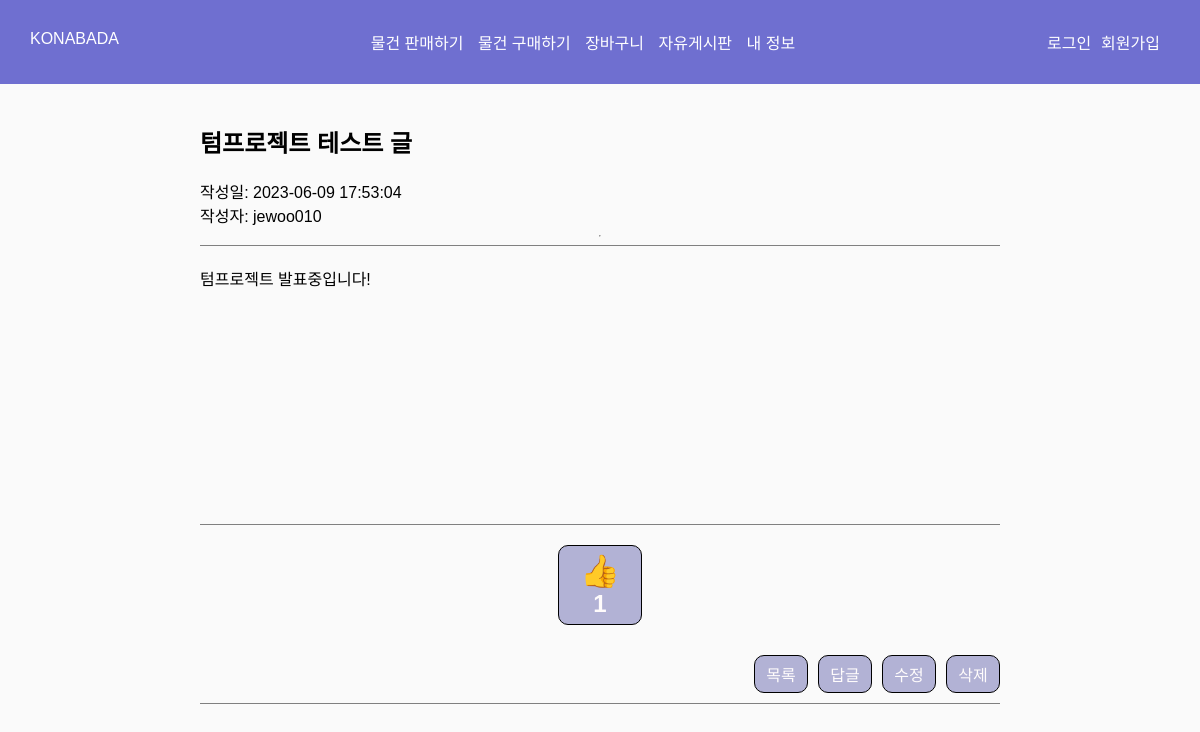
/course/boardView.php?bid=27, run on the app's committed database.
### tables this page shows
CREATE TABLE `board` (
  `bid` int(11) NOT NULL,
  `userid` varchar(45) DEFAULT NULL,
  `subject` varchar(245) DEFAULT NULL,
  `content` text DEFAULT NULL,
  `regdate` datetime DEFAULT current_timestamp(),
  `modifydate` datetime DEFAULT NULL,
  `status` tinyint(1) DEFAULT 1,
  `parent_id` int(11) DEFAULT NULL,
  `likes` int(11) NOT NULL DEFAULT 0
);

### course/boardView.php (the view, shortened to what this page needs)
<?php
include $_SERVER["DOCUMENT_ROOT"]."/course/components/header.php";
$bid=$_GET["bid"];
$result = $mysqli->query("select * from board where bid=".$bid) or die("query error => ".$mysqli->error);
$rs = $result->fetch_object();
?>
<head>
    <link href="css/navbar.css" rel="stylesheet">
    <link href="css/boardView.css" rel="stylesheet">
</head>
<body>
    <div class="navbar">
        <div class="nav-container">
            <div class=logo>
                <a href="/course/index.php">KONABADA</a>
            </div>
            <div class="function">
                <a href="/course/sell.php">물건 판매하기</a>
                <a href="/course/items.php">물건 구매하기</a>
                <a href="/course/cart.php">장바구니</a>
                <a href="/course/board.php">자유게시판</a>
                <a href="/course/mypage.php">내 정보</a>
            </div>
            <div class="login">
                <a href="/course/member/login.php">로그인</a>
                <a href="/course/member/signup.php">회원가입</a>
            </div>
        </div>
    </div>
    <div class="blog-post">
        <div>
            <h2 class="blog-post-title"><?php echo $rs->subject;?></h2>
            <div class="blog-post-meta">작성일: <?php echo $rs->regdate;?> </div>
            <div>작성자: <a href="#"><?php echo $rs->userid;?></a></div>
        </div>
        <hr>
        <div class="blog-content">
            <?php echo $rs->content;?>
        </div>
        <div class="like">
            <div class="like-button" onclick="location.href='/course/boardLike.php?bid=<?php echo $rs->bid;?>'">👍
                <div class="like-count"> <?php echo $rs->likes;?></div>
            </div>
            <nav class="blog-pagination" aria-label="Pagination">
                <a class="btn-function" href="/course/board.php">목록</a>
                <a class="btn-function" href="/course/write.php?parent_id=<?php echo $rs->bid;?>">답글</a>
                <a class="btn-function" href="/course/write.php?bid=<?php echo $rs->bid;?>">수정</a>
                <a class="btn-function" href="/course/delete.php?bid=<?php echo $rs->bid;?>">삭제</a>
            </nav>
        </div>
    </div>
</body>

### course/css/navbar.css (style rules this page uses)
body { background-color: white; }
.nav-container { margin: 0 auto; padding: 20px; display: flex; justify-content: space-between; }
.navbar { background-color: rgb(111, 111, 208); color: #fff; padding: 10px; }
.navbar a { color: #fff; text-decoration: none; margin-right: 10px; }
.login { display: flex; justify-content: space-between; align-items: center; }

### course/css/boardView.css (style rules this page uses)
body { font-family: Arial, sans-serif; margin: 0; padding: 0; background-color: #fafafa; }
.blog-post { display: flex; padding: 20px; flex-direction: column; justify-content: space-between; margin: 0 auto; width: 800px; height: 600px; }
.blog-content { margin: 0 auto; height: 500px; width: 100%; padding-top: 20px; border-top: 0.5px solid gray; border-bottom: 0.5px solid gray; }
.blog-pagination { display: flex; justify-content: flex-end; gap: 10px; padding-top: 10px; border-bottom: 0.5px solid gray; padding-bottom: 10px; }
a { text-decoration: none; color: black; }
.btn-function { display: flex; justify-content: center; border: 0.5px solid black; width: 40px; border-radius: 10px; padding: 6px; text-decoration: none; color: rgb(255, 252, 252); background-color: rgb(178, 178, 213); }
.like-button { margin: 0 auto; margin-bottom: 20px; margin-top: 20px; display: flex; flex-direction: column; justify-content: center; align-items: center; border: 0.5px solid black; width: 70px; font-size: 32px; border-radius: 10px; padding: 6px; text-decoration: none; color: rgb(255, 252, 252); background-color: rgb(178, 178, 213); }
.like-count { font-weight: bold; font-size: 24px; }

### data on the page
board: subject "텀프로젝트 테스트 글", regdate "2023-06-09 17:53:04", userid "jewoo010", content "텀프로젝트 발표중입니다!", likes "1"
